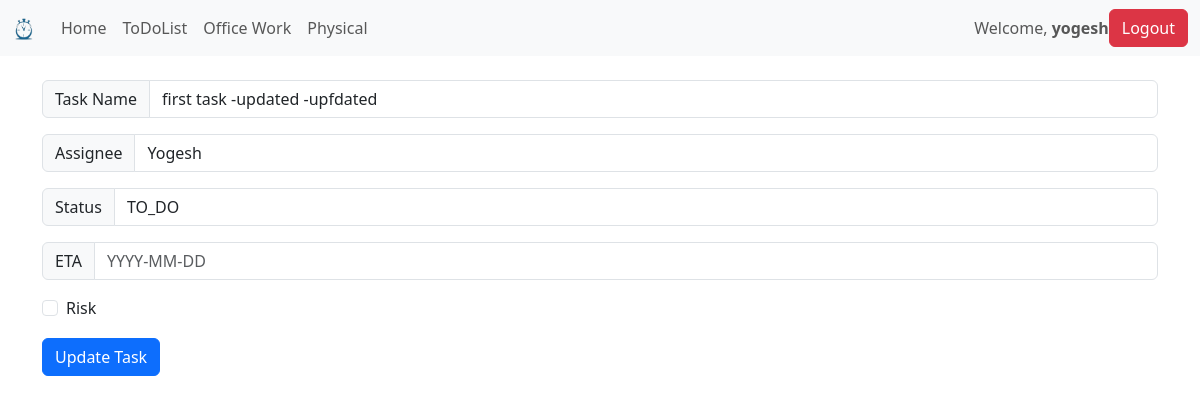
Page /ToDoList/edit/1 (signed in) on the committed database.
### ToDoListApp/models.py (models this page shows, shortened)
class ToDoList(models.Model):
    manage = models.ForeignKey(User, on_delete=models.CASCADE, default=None)
    task = models.CharField(max_length=300)
    status_type = models.TextChoices("status_type", "TO_DO DEFINED IN_PROGRESS COMPLETED")
    status = models.CharField(blank=True, choices=status_type, max_length=20,default='TO_DO')
    assignee = models.CharField(max_length=300)
    ETA = models.DateField()
    risk_flag = models.BooleanField(default=False)
    class Meta:
        ordering = ['id']

### ToDoListApp/views.py (the view)
# urls.py: path('edit/<task_id>',views.edit_task,name='edit_task'),
@login_required
def edit_task(request,task_id):
    if request.method =="POST":
        task = ToDoList.objects.get(pk=task_id)
        form = ToDoListForm(request.POST or None , instance=task)
        if form.is_valid:
            form.save()
        messages.success(request,("New Task updated!"))
        return redirect('ToDoList')
    else:
        task = ToDoList.objects.get(pk=task_id)
        context = {'welcome_text':'welcome to to do list','task':task}
        return render(request,'edit.html',context)

### ToDoListApp/templates/edit.html (shortened to what this page needs)
{% extends "base.html" %}
{% block  content %}
<form method="POST">
      <div class="input-group mb-3">
        <span class="input-group-text" id="basic-addon1">Task Name</span>
        <input type="text" class="form-control" placeholder="{{task.task}}" value="{{task.task}}" aria-describedby="basic-addon1" name="task">
      </div>
      <div class="input-group mb-3">
          <span class="input-group-text" id="basic-addon1">Assignee</span>
          <input type="text" class="form-control" placeholder={{task.assignee}} value="{{task.assignee}}" aria-describedby="basic-addon1" name="assignee">
      </div>
      <div class="input-group mb-3">
          <span class="input-group-text" id="id_status">Status</span>
          <select name="status" id="id_status" class="form-control" name ="status" placeholder={{task.status}} value="{{task.status}}">
              <option value="TO_DO">TO_DO</option>
          </select>
      </div>
      <div class="input-group mb-3">
          <span class="input-group-text" id="basic-addon1">ETA</span>
          <input type="text" class="form-control" aria-describedby="basic-addon1" name="ETA" placeholder="YYYY-MM-DD" >
      </div>
      <div class="input-group mb-3">
          <div class="form-check">
              <input class="form-check-input" type="checkbox" id="defaultCheck1" name="risk_flag">
              <label class="form-check-label" for="defaultCheck1">Risk</label>
          </div>
      </div>
      <button type="submit" class="btn btn-primary">Update Task</button>
    </form>
{% endblock content %}

### templates/base.html (shortened to what this page needs)
{% load static %}
<!doctype html>
<html lang="en">
  <head>
    </head>
    <body>
    <link href="https://cdn.jsdelivr.net/npm/bootstrap@5.3.2/dist/css/bootstrap.min.css" rel="stylesheet">
    <nav class="navbar navbar-expand-lg navbar-light bg-light">
        <div class="container-fluid">
          <a class="navbar-brand" href="{% url 'index' %}"><img src ="{% static 'images/logo.png' %}" alt="ToDoList" style="width: 25px; height: auto;"></a>
          <div class="collapse navbar-collapse" id="navbarNavAltMarkup">
            <div class="navbar-nav">
              <a class="nav-link" aria-current="page" href="{% url 'index' %}">Home</a>
              <a class="nav-link" aria-current="page" href="{% url 'ToDoList' %}">ToDoList</a>
              <a class="nav-link" href="{% url 'office' %}">Office Work</a>
              <a class="nav-link" href="{% url 'physical' %}">Physical</a>
            </div>
          </div>
          {% if user.is_authenticated %}
          <span class="navbar-text">
              Welcome, <strong>{{user.username}}</strong>
          </span>
          <a href ={% url 'logout'%}>
            <button class="btn btn-danger mr-2" type="submit">Logout</button>
          </a>
          {% endif %}
        </div>
      </nav>
</head>
  <body>
    <div class='container'>
        <br>
        {%block content %}
        {% endblock content %}
        <br>
    </div>
  </body>
</html>

### templates/base.html (style rules this page uses)
body, html { margin: 0; padding: 0; height: 100%; }

### rows in the picture
ToDoList: task "first task -updated -upfdated", assignee "Yogesh", status "TO_DO"

### other values in the picture
{{ user.username }} "yogesh"
